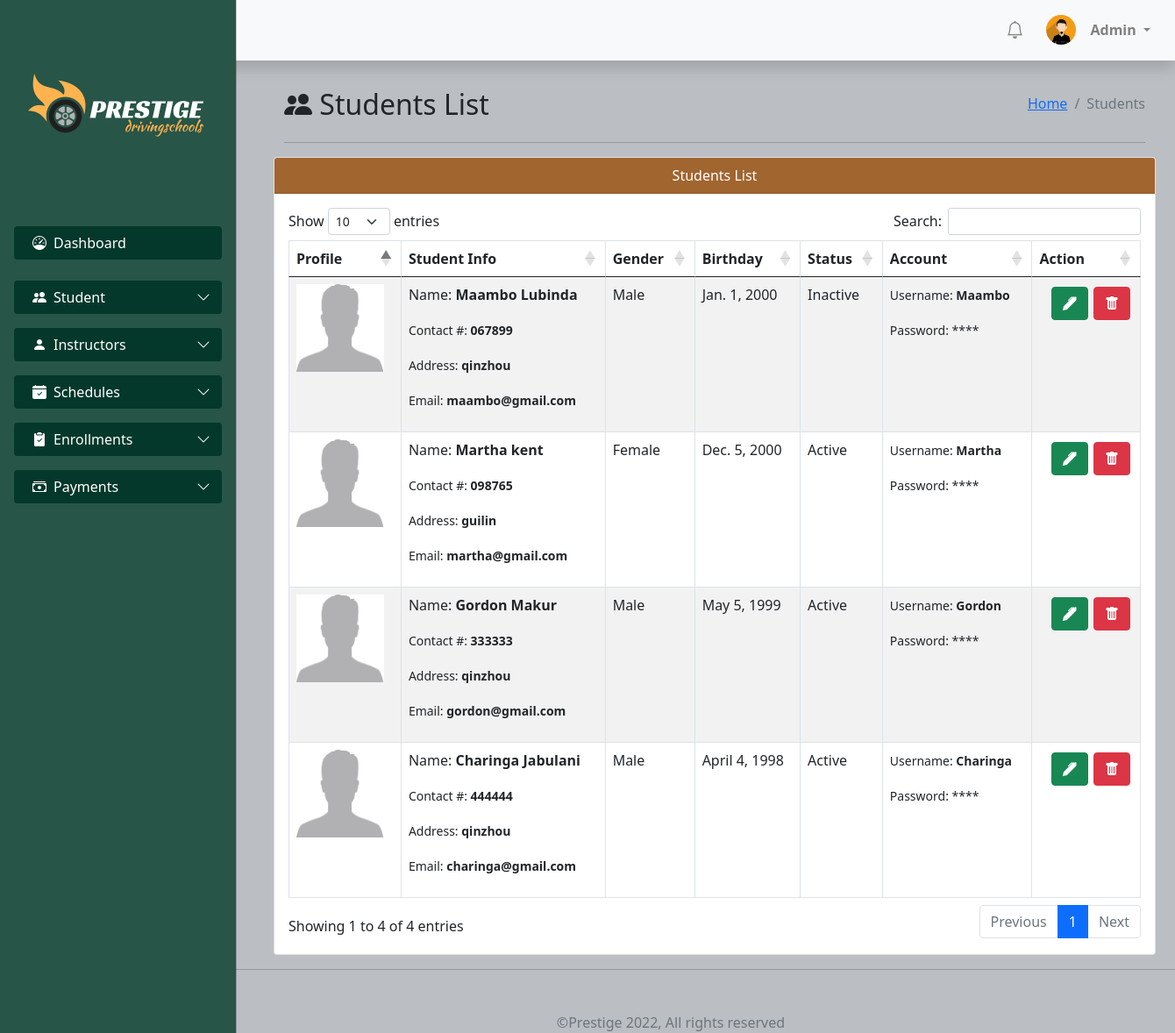
Page /manage-student (signed in) on the committed database.
### DrivingSchool/models.py (models this page shows, shortened)
class student(models.Model):
    STATUS = (
        ('Active', 'Active'),
        ('Inactive', 'Inactive'),
    )
    GENDER = (
        ('Male', 'Male'),
        ('Female', 'Female'),
    )
    name = models.CharField(max_length=100, null = True)
    contact = models.CharField(max_length=200, null = True)
    address = models.CharField(max_length=200, null = True)
    email = models.CharField(max_length=200, null = True)
    username = models.CharField(max_length=200, null= True)
    gender = models.CharField(max_length=100, null = True, choices = GENDER)
    birthday = models.DateField(null = True)
    date_created = models.DateTimeField(auto_now_add=True)
    status = models.CharField(max_length=100, null = True, choices = STATUS)

### DrivingSchool/decorators.py (the view)
        def wrapper_func(request, *args, **kwargs):
            group = None
            if request.user.groups.exists():
                group = request.user.groups.all()[0].name
            if group in allowed_roles:
                return view_func(request, *args, **kwargs)
            else:
                return redirect('login')

### DrivingSchool/views.py (called while the page is built)
@login_required(login_url='login')
@allowed_users(allowed_roles=['Admins'])
def manageStudent(request):
    students = student.objects.all()
    return render(request, 'drivingschool/admin-dashboard/manage-student.html', {'students':students})

### templates/drivingschool/admin-dashboard/manage-student.html (shortened to what this page needs)
{% extends 'drivingschool/admin-dashboard/main.html' %}
{% load static %}
{% block content%}
<div class="content">
    <div class="container-fluid">
        <div class="d-flex justify-content-between align-items-end">
            <div class="">
                <h2>
                    <span><i class="bi bi-people-fill"></i></span>
                    Students List
                </h2>
            </div>
            <div class="">
                <ol class="breadcrumb float-sm-right">
                    <li class="breadcrumb-item"><a href="/">Home</a></li>
                    <li class="breadcrumb-item active">Students</li>
                </ol>
                </div>
        </div><hr>
    </div>
    <div class="row">
        <div class="col-md-12">
            <div class="card">
                <div class="card-header text-center">Students List</div>
                <div class="card-body">
                    <div class="table-responsive">
                        <table class="table table-striped table-bordered" id="myTable">
                            <thead>
                              <tr>
                                <th scope="col">Profile</th>
                                <th scope="col">Student Info</th>
                                <th scope="col">Gender</th>
                                <th scope="col">Birthday</th>
                                <th scope="col">Status</th>
                                <th scope="col">Account</th>
                                <th scope="col">Action</th>
                              </tr>
                            </thead>
                            <tbody>
                                {% for student in students %}
                                <tr>
                                    <th scope="row"><img src="{% static 'images/blank-head-pic.jpg'%}" alt="" style="height: 100px; width: 100px;"></th>
                                    <td>
                                        <p class="info">Name: <b>{{student.name}}</b></p>
                                        <p class="info"><small>Contact #: <b>{{student.contact}}</b></small></p>
                                        <p class="info"><small>Address: <b>{{student.address}}</b></small></p>
                                        <p class="info"><small>Email: <b>{{student.email}}</b></small></p>
                                    </td>
                                    <td>{{student.gender}}</td>
                                    <td>{{student.birthday}}</td>
                                    <td>{{student.status}}</td>
                                    <td>
                                        <p><small>Username: <b>{{student.username}}</b></small></p>
                                        <p><small>Password: <b></b>****</small></p>
                                    </td>
                                    <td>
                                        <div class="d-flex justify-content-end">
                                            <div style="margin: 3px;">
                                                <a href="{% url 'update-student' student.id %}" class="btn btn-success">
                                                    <i class="bi bi-pen-fill"></i>
                                                </a>
                                            </div>
                                            <div style="margin: 3px;">
                                                <form action="{% url 'delete-student' student.id %}" method="POST">
                                                    <button type="submit" class="btn btn-danger">
                                                        <i class="bi bi-trash-fill"></i>
                                                    </button>
                                                </form>
                                            </div>
                                        </div>
                                    </td>
                                  </tr>
                                {% endfor %}
                            </tbody>
                        </table>
                    </div>
                </div>
            </div>
        </div>
    </div>
</div>
{% endblock %}

### templates/drivingschool/admin-dashboard/header.html (shortened to what this page needs)
{% load static %}
<nav class="navbar navbar-expand-lg navbar-light bg-light shadow fixed-top">
  <div class="container-fluid">
    <a class="navbar-brand fw-bold" href="/">
      <span>
      </span>
    </a>
    <ul class="nav justify-content-end align-items-center">
      <a href="#" style="color: grey">
        <span style="font-size: 20px; margin-right: 10px">
          <i class="bi bi-bell">
          </i>
        </span>
      </a>
      <li class="nav-item">
        <a class="nav-link" href="#">
          <img src="{% static 'images/avatar.jpg'%}" alt="" style="height: 34px; width: 34px; border-radius: 50%;">
        </a>
      </li>
      <li class="nav-item">
        <div class="dropdown">
          <a class="dropdown-toggle me-3" href="#"  id="dropdownMenuLink" data-bs-toggle="dropdown" aria-expanded="false" style="text-decoration: none; color: grey;">
            <strong>{{request.user}}</strong>
          </a>
        </div>
      </li>
    </ul>
  </div>
</nav>
<div class="offcanvas offcanvas-start sidebar-nav" tabindex="-1" id="offcanvasExample" aria-labelledby="offcanvasExampleLabel" data-bs-backdrop="false">
  <div class="offcanvas-body">
    <div class="offcanvas-header">
      <a class="navbar-brand" href="/">
        <span>
          <img src="{% static 'images/logo3.png'%}" alt="">
        </span>
      </a>
    </div>
    <nav class="navbar-dark">
      <ul class="navbar-nav">
        <li class="nav-item">
          <a class="" aria-current="page" href="/">
            <button class="w-100 btn mb-3 sidebtn" type="button" data-bs-toggle="offcanvas" data-bs-target="#offcanvasExample" aria-controls="offcanvasExample">
              <div class="d-flex align-items-start ms-2">
                <span class="me-2"><i class="bi bi-speedometer"></i></span>
                Dashboard
              </div>
            </button>
          </a>
        </li>
        <li class="nav-item">
          <a class="nav-link sidebar-link" data-bs-toggle="collapse" href="#collapseExample" role="button" aria-expanded="false" aria-controls="collapseExample">
            <button class="w-100 btn sidebtn" type="button">
              <div class="d-flex align-items-start ms-2">
                <span class="me-2">
                  <i class="bi bi-people-fill"></i>
                </span>
                Student
                <span class="dropdown-icon ms-auto">
                  <i class="bi bi-chevron-down"></i>
                </span>
              </div>
            </button>
          </a>
        </li>
        <li class="nav-item">
          <a class="nav-link sidebar-link" data-bs-toggle="collapse" href="#collapseExample" role="button" aria-expanded="false" aria-controls="collapseExample">
            <button class="w-100 btn sidebtn" type="button">
              <div class="d-flex align-items-start ms-2">
                <span class="me-2">
                  <i class="bi bi-person-fill"></i>
                </span>
                Instructors
                <span class="dropdown-icon ms-auto">
                  <i class="bi bi-chevron-down"></i>
                </span>
              </div>
            </button>
          </a>
        </li>
        <li class="nav-item">
          <a class="nav-link sidebar-link" data-bs-toggle="collapse" href="#scheduleCollapse" role="button" aria-expanded="false" aria-controls="scheduleCollapse">
            <button class="w-100 btn sidebtn" type="button">
              <div class="d-flex align-items-start ms-2">
                <span class="me-2">
                  <i class="bi bi-calendar-check-fill"></i>
                </span>
                Schedules
                <span class="dropdown-icon ms-auto">
                  <i class="bi bi-chevron-down"></i>
                </span>
              </div>
            </button>
          </a>
        </li>
        <li class="nav-item">
          <a class="nav-link sidebar-link" data-bs-toggle="collapse" href="#enrollCollapse" role="button" aria-expanded="false" aria-controls="enrollCollapse">
            <button class="w-100 btn sidebtn" type="button">
              <div class="d-flex align-items-start ms-2">
                <span class="me-2">
                  <i class="bi bi-clipboard2-check-fill"></i>
                </span>
                Enrollments
                <span class="dropdown-icon ms-auto">
                  <i class="bi bi-chevron-down"></i>
                </span>
              </div>
            </button>
          </a>
        </li>
        <li class="nav-item">
          <a class="nav-link sidebar-link" data-bs-toggle="collapse" href="#paymentCollapse" role="button" aria-expanded="false" aria-controls="paymentCollapse">
            <button class="w-100 btn sidebtn" type="button">
              <div class="d-flex align-items-start ms-2">
                <span class="me-2">
                  <i class="bi bi-cash-stack"></i>
                </span>
                Payments
                <span class="dropdown-icon ms-auto">
                  <i class="bi bi-chevron-down"></i>
                </span>
              </div>
            </button>
          </a>
        </li>
      </ul>
    </nav>
  </div>
</div>

### static/css/mystyles.css (style rules this page uses)
body { background-color: #bbbec2; }
.card-header { background-color: #a1642efd; color: #fff; }
.content { margin-top: 100px; }
@media (min-width: 992px) { .content { margin-left: 150px; margin-right: -40px; } }

### templates/drivingschool/admin-dashboard/header.html (style rules this page uses)
:root { --offcanvas-width: 270px; --topNavbarHeight: 0px; }
.sidebar-nav { width: var(--offcanvas-width); }
.sidebar-link { display: flex; align-items: center }
.sidebar-link .dropdown-icon { display: inline-flex; transition: all ease 0.2s; }
.nav-link { margin: 0; }
.offcanvas { background-color: #275547; }
button { position: relative; z-index: 1; border: none; }
button::after { position: absolute; content: ''; z-index: -1; }
.sidebtn { background-color: #04382b; color: #fff; }
@media (min-width: 992px) { .sidebar-nav { transform: none; visibility: visible !important; top: var(--topNavbarHeight); transition: all ease 1s; } }
@media (min-width: 992px) { body { overflow: auto !important; } }

### rows in the picture
student: name "Maambo Lubinda", contact "067899", address "qinzhou", email "maambo@gmail.com", gender "Male", birthday "Jan. 1, 2000", status "Inactive", username "Maambo"
student: name "Martha kent", contact "098765", address "guilin", email "martha@gmail.com", gender "Female", birthday "Dec. 5, 2000", status "Active", username "Martha"
student: name "Gordon Makur", contact "333333", address "qinzhou", email "gordon@gmail.com", gender "Male", birthday "May 5, 1999", status "Active", username "Gordon"
student: name "Charinga Jabulani", contact "444444", address "qinzhou", email "charinga@gmail.com", gender "Male", birthday "April 4, 1998", status "Active", username "Charinga"

### other values in the picture
{{ request.user }} "Admin"
